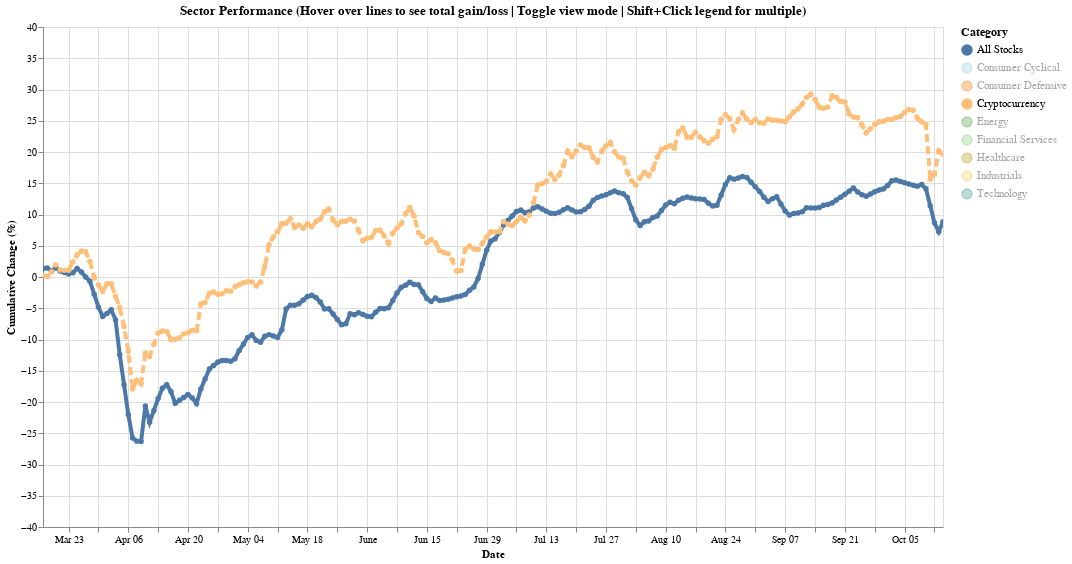

Source (notebook cell):
### Code cell
import altair as alt
import pandas as pd


# Reset and use default transformer
alt.data_transformers.enable('default')
alt.data_transformers.disable_max_rows()


# Create a proper datetime column from the date
sector_df['datetime'] = pd.to_datetime(sector_df['date'], format='%m-%d-%Y')


# Replace NaN sectors with 'Cryptocurrency'
sector_df['sector'] = sector_df['sector'].fillna('Cryptocurrency')
sector_df['sector2'] = sector_df['sector2'].fillna('Cryptocurrency')


# Convert change_percent to numeric, coercing errors to NaN
sector_df['change_percent'] = pd.to_numeric(sector_df['change_percent'], errors='coerce')


# Drop any rows where change_percent is NaN after conversion
sector_df_clean = sector_df.dropna(subset=['change_percent'])


# Create aggregated "All Stocks" data
all_stocks = sector_df_clean[sector_df_clean['sector'] != 'Cryptocurrency'].copy()
all_stocks_agg = all_stocks.groupby('datetime')['change_percent'].mean().reset_index()
all_stocks_agg = all_stocks_agg.sort_values('datetime')
all_stocks_agg['cumulative_change'] = all_stocks_agg['change_percent'].cumsum()
all_stocks_agg['display_category'] = 'All Stocks'
all_stocks_agg['view_type'] = 'sector'


# Create individual sector data
sector_performance = sector_df_clean.groupby(['datetime', 'sector'])['change_percent'].mean().reset_index()
sector_performance = sector_performance.sort_values(['sector', 'datetime'])
sector_performance['cumulative_change'] = sector_performance.groupby('sector')['change_percent'].cumsum()
sector_performance['display_category'] = sector_performance['sector']
sector_performance['view_type'] = 'sector'


# Create subsector data (sector2) - shown in subsector view
subsector_performance = sector_df_clean.groupby(['datetime', 'sector2'])['change_percent'].mean().reset_index()
subsector_performance = subsector_performance.sort_values(['sector2', 'datetime'])
subsector_performance['cumulative_change'] = subsector_performance.groupby('sector2')['change_percent'].cumsum()
subsector_performance['display_category'] = subsector_performance['sector2']
subsector_performance['view_type'] = 'subsector'


# Combine the data
combined_data = pd.concat([
   all_stocks_agg[['datetime', 'cumulative_change', 'display_category', 'change_percent', 'view_type']],
   sector_performance[['datetime', 'cumulative_change', 'display_category', 'change_percent', 'view_type']],
   subsector_performance[['datetime', 'cumulative_change', 'display_category', 'change_percent', 'view_type']]
], ignore_index=True)


# Add line width
combined_data['line_width'] = combined_data['display_category'].apply(
   lambda x: 4 if x in ['Cryptocurrency', 'All Stocks'] else 2
)


# Add color indicator for positive/negative
combined_data['gain_loss_status'] = combined_data['cumulative_change'].apply(
   lambda x: '🟢 Gain' if x > 0 else '🔴 Loss' if x < 0 else '⚪ Neutral'
)


# Create toggle for view type
view_toggle = alt.binding_radio(
   options=['sector', 'subsector'],
   labels=['Sector View', 'Subsector View (Detailed)'],
   name='View Mode: '
)
view_select = alt.selection_point(
   fields=['view_mode'],
   bind=view_toggle,
   value='sector'
)


# Create sector selection with default values (legend-based)
sector_select = alt.selection_point(
   fields=['display_category'],
   bind='legend',
   value=[{'display_category': 'All Stocks'}, {'display_category': 'Cryptocurrency'}]
)


# Hover selection - simpler version that just tracks the line being hovered
hover = alt.selection_point(
   fields=['display_category'],
   nearest=True,
   on='mouseover',
   empty=False,
   clear='mouseout'
)


# Base line chart
lines = alt.Chart(combined_data).transform_calculate(
   view_mode='datum.view_type',
   text_color="datum.cumulative_change > 0 ? 'green' : datum.cumulative_change < 0 ? 'red' : 'gray'",
   formatted_pct="(datum.cumulative_change > 0 ? '+' : '') + format(datum.cumulative_change, '.2f') + '%'"
).transform_filter(
   view_select
).mark_line(point=True).encode(
   x=alt.X('datetime:T', title='Date'),
   y=alt.Y('cumulative_change:Q', title='Cumulative Change (%)'),
   color=alt.Color('display_category:N',
                   title='Category',
                   scale=alt.Scale(scheme='tableau20'),
                   legend=alt.Legend(orient='right')),
   strokeWidth=alt.StrokeWidth('line_width:Q', legend=None),
   strokeDash=alt.condition(
       alt.datum.display_category == 'Cryptocurrency',
       alt.value([8, 4]),
       alt.value([0])
   ),
   opacity=alt.condition(sector_select, alt.value(1), alt.value(0)),
   tooltip=[
       alt.Tooltip('display_category:N', title='Category'),
       alt.Tooltip('datetime:T', title='Date', format='%B %d, %Y'),
       alt.Tooltip('cumulative_change:Q', title='Total Gain/Loss (%)', format='.2f'),
       alt.Tooltip('gain_loss_status:N', title='Status'),
       alt.Tooltip('change_percent:Q', title='Daily Change (%)', format='.2f')
   ]
)


# Get most recent value for each category for the display
latest_values = combined_data.sort_values('datetime').groupby(['display_category', 'view_type']).last().reset_index()


# Large total gain/loss display in bottom right corner
total_display = alt.Chart(latest_values).transform_calculate(
   view_mode='datum.view_type',
   text_color="datum.cumulative_change > 0 ? 'green' : datum.cumulative_change < 0 ? 'red' : 'gray'",
   formatted_pct="(datum.cumulative_change > 0 ? '+' : '') + format(datum.cumulative_change, '.2f') + '%'"
).transform_filter(
   view_select
).mark_text(
   align='right',
   baseline='bottom',
   fontSize=40,
   fontWeight='bold',
   dx=-10,
   dy=-10
).encode(
   x=alt.value(880),
   y=alt.value(480),
   text=alt.condition(hover, 'formatted_pct:N', alt.value('')),
   color=alt.Color('text_color:N', scale=None, legend=None),
   opacity=alt.condition(hover, alt.value(1), alt.value(0))
)


# Category label for the total display
category_label = alt.Chart(latest_values).transform_calculate(
   view_mode='datum.view_type'
).transform_filter(
   view_select
).mark_text(
   align='right',
   baseline='bottom',
   fontSize=18,
   fontWeight='bold',
   dx=-10,
   dy=-55
).encode(
   x=alt.value(880),
   y=alt.value(480),
   text=alt.condition(hover, 'display_category:N', alt.value('')),
   color=alt.value('#333'),
   opacity=alt.condition(hover, alt.value(0.9), alt.value(0))
)


# Combine all layers
chart = (lines + total_display + category_label).add_params(
   view_select,
   sector_select,
   hover
).properties(
   width=900,
   height=500,
   title='Sector Performance (Hover over lines to see total gain/loss | Toggle view mode | Shift+Click legend for multiple)'
).configure_legend(
   titleFontSize=12,
   labelFontSize=11
).interactive()


chart

### Figure 1 — Vega-Lite specification as saved in the notebook (floating-point values rounded to 4 significant figures; data arrays with more than 128 entries replaced by an {"elided": "..."} marker saying what was removed)
{"config": {"view": {"continuousWidth": 300, "continuousHeight": 300}, "legend": {"labelFontSize": 11, "titleFontSize": 12}}, "layer": [{"data": {"name": "data-57ba96982e0e1a7af749d0cb296c67b3"}, "mark": {"type": "line", "point": true}, "encoding": {"color": {"field": "display_category", "legend": {"orient": "right"}, "scale": {"scheme": "tableau20"}, "title": "Category", "type": "nominal"}, "opacity": {"condition": {"param": "param_107", "value": 1}, "value": 0}, "strokeDash": {"condition": {"test": "(datum.display_category === 'Cryptocurrency')", "value": [8, 4]}, "value": [0]}, "strokeWidth": {"field": "line_width", "legend": null, "type": "quantitative"}, "tooltip": [{"field": "display_category", "title": "Category", "type": "nominal"}, {"field": "datetime", "format": "%B %d, %Y", "title": "Date", "type": "temporal"}, {"field": "cumulative_change", "format": ".2f", "title": "Total Gain/Loss (%)", "type": "quantitative"}, {"field": "gain_loss_status", "title": "Status", "type": "nominal"}, {"field": "change_percent", "format": ".2f", "title": "Daily Change (%)", "type": "quantitative"}], "x": {"field": "datetime", "title": "Date", "type": "temporal"}, "y": {"field": "cumulative_change", "title": "Cumulative Change (%)", "type": "quantitative"}}, "name": "view_21", "transform": [{"calculate": "datum.view_type", "as": "view_mode"}, {"calculate": "datum.cumulative_change > 0 ? 'green' : datum.cumulative_change < 0 ? 'red' : 'gray'", "as": "text_color"}, {"calculate": "(datum.cumulative_change > 0 ? '+' : '') + format(datum.cumulative_change, '.2f') + '%'", "as": "formatted_pct"}, {"filter": {"param": "param_106"}}]}, {"data": {"name": "data-61b2443f2200c0cfecb9eed98c1eb3ca"}, "mark": {"type": "text", "align": "right", "baseline": "bottom", "dx": -10, "dy": -10, "fontSize": 40, "fontWeight": "bold"}, "encoding": {"color": {"field": "text_color", "legend": null, "scale": null, "type": "nominal"}, "opacity": {"condition": {"param": "param_108", "value": 1, "empty": false}, "value": 0}, "text": {"condition": {"param": "param_108", "empty": false, "field": "formatted_pct", "type": "nominal"}, "value": ""}, "x": {"value": 880}, "y": {"value": 480}}, "transform": [{"calculate": "datum.view_type", "as": "view_mode"}, {"calculate": "datum.cumulative_change > 0 ? 'green' : datum.cumulative_change < 0 ? 'red' : 'gray'", "as": "text_color"}, {"calculate": "(datum.cumulative_change > 0 ? '+' : '') + format(datum.cumulative_change, '.2f') + '%'", "as": "formatted_pct"}, {"filter": {"param": "param_106"}}]}, {"data": {"name": "data-61b2443f2200c0cfecb9eed98c1eb3ca"}, "mark": {"type": "text", "align": "right", "baseline": "bottom", "dx": -10, "dy": -55, "fontSize": 18, "fontWeight": "bold"}, "encoding": {"color": {"value": "#333"}, "opacity": {"condition": {"param": "param_108", "value": 0.9, "empty": false}, "value": 0}, "text": {"condition": {"param": "param_108", "empty": false, "field": "display_category", "type": "nominal"}, "value": ""}, "x": {"value": 880}, "y": {"value": 480}}, "transform": [{"calculate": "datum.view_type", "as": "view_mode"}, {"filter": {"param": "param_106"}}]}], "height": 500, "params": [{"name": "param_106", "select": {"type": "point", "fields": ["view_mode"]}, "bind": {"input": "radio", "options": ["sector", "subsector"], "labels": ["Sector View", "Subsector View (Detailed)"], "name": "View Mode: "}, "value": "sector", "views": ["view_21"]}, {"name": "param_107", "select": {"type": "point", "fields": ["display_category"]}, "bind": "legend", "value": [{"display_category": "All Stocks"}, {"display_category": "Cryptocurrency"}], "views": ["view_21"]}, {"name": "param_108", "select": {"type": "point", "clear": "mouseout", "fields": ["display_category"], "nearest": true, "on": "mouseover"}, "views": ["view_21"]}, {"name": "param_109", "select": {"type": "interval", "encodings": ["x", "y"]}, "bind": "scales", "views": ["view_21"]}], "title": "Sector Performance (Hover over lines to see total gain/loss | Toggle view mode | Shift+Click legend for multiple)", "width": 900, "$schema": "https://vega.github.io/schema/vega-lite/v5.20.1.json", "datasets": {"data-57ba96982e0e1a7af749d0cb296c67b3": {"elided": "5211 records"}, "data-61b2443f2200c0cfecb9eed98c1eb3ca": [{"display_category": "All Stocks", "view_type": "sector", "datetime": "2025-10-14T00:00:00", "cumulative_change": 8.839, "change_percent": 1.594, "line_width": 4, "gain_loss_status": "🟢 Gain"}, {"display_category": "Banks - Global", "view_type": "subsector", "datetime": "2025-10-14T00:00:00", "cumulative_change": 4.527, "change_percent": 2.162, "line_width": 2, "gain_loss_status": "🟢 Gain"}, {"display_category": "Banks - Regional - Latin America", "view_type": "subsector", "datetime": "2025-09-26T00:00:00", "cumulative_change": 78.13, "change_percent": -2.049, "line_width": 2, "gain_loss_status": "🟢 Gain"}, {"display_category": "Banks - Regional - US", "view_type": "subsector", "datetime": "2025-04-30T00:00:00", "cumulative_change": -7.95, "change_percent": -7.95, "line_width": 2, "gain_loss_status": "🔴 Loss"}, {"display_category": "Biotechnology", "view_type": "subsector", "datetime": "2025-10-14T00:00:00", "cumulative_change": -12.78, "change_percent": 0.7692, "line_width": 2, "gain_loss_status": "🔴 Loss"}, {"display_category": "Consumer Cyclical", "view_type": "sector", "datetime": "2025-10-14T00:00:00", "cumulative_change": -11.71, "change_percent": 2.226, "line_width": 2, "gain_loss_status": "🔴 Loss"}, {"display_category": "Consumer Defensive", "view_type": "sector", "datetime": "2025-10-14T00:00:00", "cumulative_change": 36.26, "change_percent": 0.4427, "line_width": 2, "gain_loss_status": "🟢 Gain"}, {"display_category": "Consumer Electronics", "view_type": "subsector", "datetime": "2025-10-14T00:00:00", "cumulative_change": 13.59, "change_percent": 0.8611, "line_width": 2, "gain_loss_status": "🟢 Gain"}, {"display_category": "Cryptocurrency", "view_type": "sector", "datetime": "2025-10-14T00:00:00", "cumulative_change": 19.64, "change_percent": -0.567, "line_width": 4, "gain_loss_status": "🟢 Gain"}, {"display_category": "Cryptocurrency", "view_type": "subsector", "datetime": "2025-10-14T00:00:00", "cumulative_change": 12.52, "change_percent": -0.567, "line_width": 4, "gain_loss_status": "🟢 Gain"}, {"display_category": "Discount Stores", "view_type": "subsector", "datetime": "2025-10-14T00:00:00", "cumulative_change": 36.26, "change_percent": 0.4427, "line_width": 2, "gain_loss_status": "🟢 Gain"}, {"display_category": "Electronic Components", "view_type": "subsector", "datetime": "2025-09-26T00:00:00", "cumulative_change": 64.75, "change_percent": -4.464, "line_width": 2, "gain_loss_status": "🟢 Gain"}, {"display_category": "Energy", "view_type": "sector", "datetime": "2025-10-14T00:00:00", "cumulative_change": -1.83, "change_percent": 1.877, "line_width": 2, "gain_loss_status": "🔴 Loss"}, {"display_category": "Farm & Construction Equipment", "view_type": "subsector", "datetime": "2025-10-14T00:00:00", "cumulative_change": 26.88, "change_percent": 2.598, "line_width": 2, "gain_loss_status": "🟢 Gain"}, {"display_category": "Financial Services", "view_type": "sector", "datetime": "2025-10-14T00:00:00", "cumulative_change": 4.527, "change_percent": 2.162, "line_width": 2, "gain_loss_status": "🟢 Gain"}, {"display_category": "Footwear & Accessories", "view_type": "subsector", "datetime": "2025-10-14T00:00:00", "cumulative_change": -8.447, "change_percent": 3.057, "line_width": 2, "gain_loss_status": "🔴 Loss"}, {"display_category": "Gold", "view_type": "subsector", "datetime": "2025-09-26T00:00:00", "cumulative_change": 45.99, "change_percent": -0.7734, "line_width": 2, "gain_loss_status": "🟢 Gain"}, {"display_category": "Healthcare", "view_type": "sector", "datetime": "2025-10-14T00:00:00", "cumulative_change": -12.78, "change_percent": 0.7692, "line_width": 2, "gain_loss_status": "🔴 Loss"}, {"display_category": "Home Furnishings & Fixtures", "view_type": "subsector", "datetime": "2025-09-26T00:00:00", "cumulative_change": 88.01, "change_percent": -3.804, "line_width": 2, "gain_loss_status": "🟢 Gain"}, {"display_category": "Industrials", "view_type": "sector", "datetime": "2025-10-14T00:00:00", "cumulative_change": 26.88, "change_percent": 2.598, "line_width": 2, "gain_loss_status": "🟢 Gain"}, {"display_category": "Oil & Gas Integrated", "view_type": "subsector", "datetime": "2025-10-14T00:00:00", "cumulative_change": -1.83, "change_percent": 1.877, "line_width": 2, "gain_loss_status": "🔴 Loss"}, {"display_category": "Packaging & Containers", "view_type": "subsector", "datetime": "2025-04-30T00:00:00", "cumulative_change": -0.58, "change_percent": -0.58, "line_width": 2, "gain_loss_status": "🔴 Loss"}, {"display_category": "REIT - Healthcare Facilities", "view_type": "subsector", "datetime": "2025-09-26T00:00:00", "cumulative_change": 60.35, "change_percent": -1.986, "line_width": 2, "gain_loss_status": "🟢 Gain"}, {"display_category": "REIT - Residential", "view_type": "subsector", "datetime": "2025-09-26T00:00:00", "cumulative_change": 56.96, "change_percent": -4.906, "line_width": 2, "gain_loss_status": "🟢 Gain"}, {"display_category": "Semiconductors", "view_type": "subsector", "datetime": "2025-10-14T00:00:00", "cumulative_change": 8.468, "change_percent": 2.303, "line_width": 2, "gain_loss_status": "🟢 Gain"}, {"display_category": "Software - Infrastructure", "view_type": "subsector", "datetime": "2025-10-14T00:00:00", "cumulative_change": 24.11, "change_percent": 0.4878, "line_width": 2, "gain_loss_status": "🟢 Gain"}, {"display_category": "Solar", "view_type": "subsector", "datetime": "2025-09-26T00:00:00", "cumulative_change": 57.4, "change_percent": -5.869, "line_width": 2, "gain_loss_status": "🟢 Gain"}, {"display_category": "Specialty Retail", "view_type": "subsector", "datetime": "2025-10-14T00:00:00", "cumulative_change": -14.95, "change_percent": 1.417, "line_width": 2, "gain_loss_status": "🔴 Loss"}, {"display_category": "Staffing & Outsourcing Services", "view_type": "subsector", "datetime": "2025-04-30T00:00:00", "cumulative_change": 6.46, "change_percent": 6.46, "line_width": 2, "gain_loss_status": "🟢 Gain"}, {"display_category": "Technology", "view_type": "sector", "datetime": "2025-10-14T00:00:00", "cumulative_change": 15.39, "change_percent": 1.217, "line_width": 2, "gain_loss_status": "🟢 Gain"}, {"display_category": "Telecom Services", "view_type": "subsector", "datetime": "2025-04-30T00:00:00", "cumulative_change": -2.33, "change_percent": -2.33, "line_width": 2, "gain_loss_status": "🔴 Loss"}]}}
